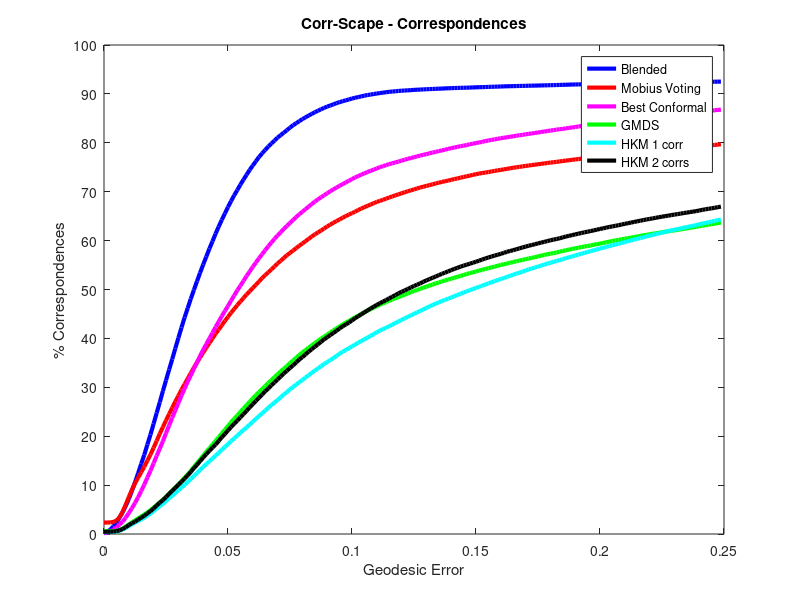
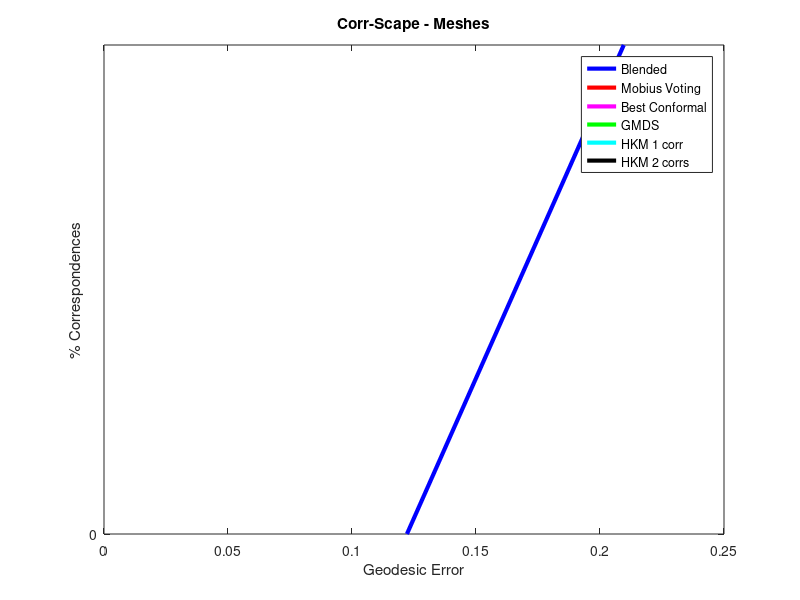
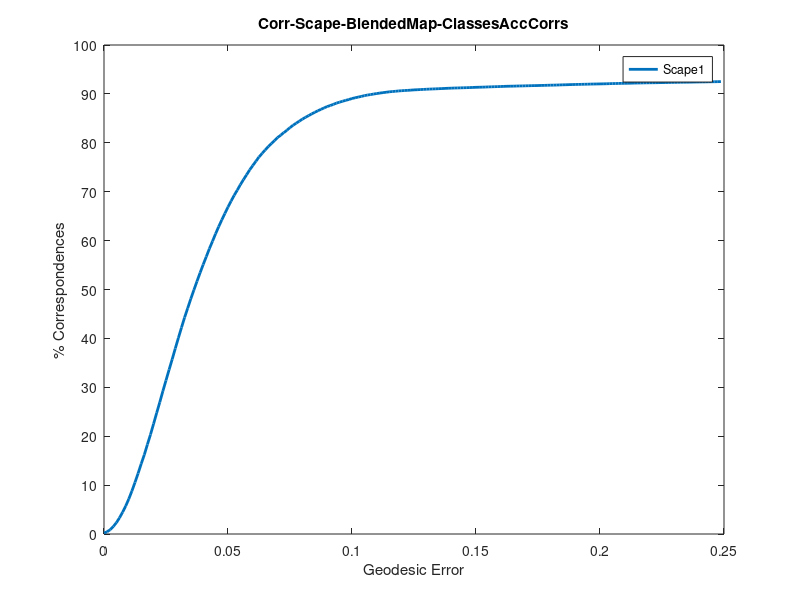
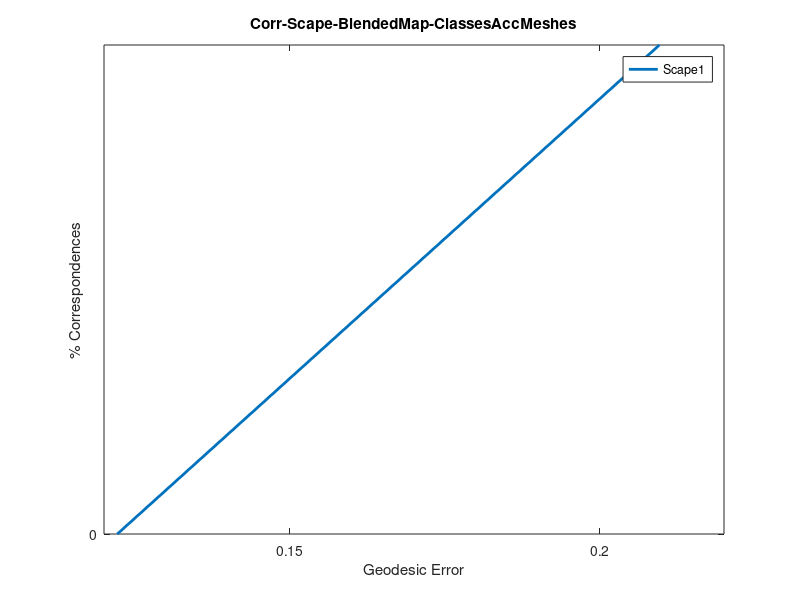

Reproduce these figures in MATLAB, in order.
figT1 = figure('Position', [0 0 1100 600]);
plot([0 0.00125 0.0025 0.00375 0.005 0.00625 0.0075 0.00875 0.01 0.01125 0.0125 0.01375 0.015 0.01625 0.0175 0.01875 0.02 0.02125 0.0225 0.02375 0.025 0.02625 0.0275 0.02875 0.03 0.03125 0.0325 0.03375 0.035 0.03625 0.0375 0.03875 0.04 0.04125 0.0425 0.04375 0.045 0.04625 0.0475 0.04875 0.05 0.05125 0.0525 0.05375 0.055 0.05625 0.0575 0.05875 0.06 0.06125 0.0625 0.06375 0.065 0.06625 0.0675 0.06875 0.07 0.07125 0.0725 0.07375 0.075 0.07625 0.0775 0.07875 0.08 0.08125 0.0825 0.08375 0.085 0.08625 0.0875 0.08875 0.09 0.09125 0.0925 0.09375 0.095 0.09625 0.0975 0.09875 0.1 0.10125 0.1025 0.10375 0.105 0.10625 0.1075 0.10875 0.11 0.11125 0.1125 0.11375 0.115 0.11625 0.1175 0.11875 0.12 0.12125 0.1225 0.12375 0.125 0.12625 0.1275 0.12875 0.13 0.13125 0.1325 0.13375 0.135 0.13625 0.1375 0.13875 0.14 0.14125 0.1425 0.14375 0.145 0.14625 0.1475 0.14875 0.15 0.15125 0.1525 0.15375 0.155 0.15625 0.1575 0.15875 0.16 0.16125 0.1625 0.16375 0.165 0.16625 0.1675 0.16875 0.17 0.17125 0.1725 0.17375 0.175 0.17625 0.1775 0.17875 0.18 0.18125 0.1825 0.18375 0.185 0.18625 0.1875 0.18875 0.19 0.19125 0.1925 0.19375 0.195 0.19625 0.1975 0.19875 0.2 0.20125 0.2025 0.20375 0.205 0.20625 0.2075 0.20875 0.21 0.21125 0.2125 0.21375 0.215 0.21625 0.2175 0.21875 0.22 0.22125 0.2225 0.22375 0.225 0.22625 0.2275 0.22875 0.23 0.23125 0.2325 0.23375 0.235 0.23625 0.2375 0.23875 0.24 0.24125 0.2425 0.24375 0.245 0.24625 0.2475 0.24875 ], [0.198063 0.447018 0.891285 1.54462 2.30661 3.31619 4.4523 5.71908 7.17017 8.79181 10.5579 12.4051 14.35 16.2013 18.3071 20.3441 22.5435 24.7758 26.9614 29.2405 31.4219 33.6048 35.7408 37.9525 40.1051 42.2219 44.2864 46.1873 48.095 49.9065 51.6863 53.4221 55.107 56.7176 58.3517 59.8633 61.4065 62.8576 64.2372 65.5521 66.867 68.0857 69.2699 70.3318 71.45 72.4747 73.4691 74.4636 75.3617 76.2283 77.0975 77.8389 78.5239 79.2432 79.8471 80.4371 81.0726 81.5595 82.0808 82.5608 83.111 83.591 84.016 84.4273 84.844 85.2071 85.562 85.9086 86.2387 86.5509 86.8522 87.1355 87.4147 87.6265 87.8631 88.1189 88.3156 88.5054 88.6925 88.8521 89.0584 89.2055 89.35 89.4848 89.6443 89.7695 89.8616 89.9785 90.0762 90.1725 90.2578 90.3375 90.4256 90.482 90.5356 90.6044 90.6511 90.6965 90.7268 90.7735 90.8231 90.8492 90.8863 90.9193 90.9537 90.984 91.0101 91.0349 91.0665 91.0926 91.1229 91.1532 91.1752 91.2013 91.2178 91.2371 91.2577 91.2728 91.2962 91.3223 91.3485 91.3664 91.3829 91.4007 91.4338 91.4503 91.475 91.4915 91.5149 91.5397 91.5617 91.5754 91.5851 91.6071 91.6236 91.6332 91.6552 91.669 91.6868 91.6992 91.7102 91.7322 91.7432 91.7666 91.7817 91.7941 91.812 91.8326 91.8588 91.8698 91.8932 91.911 91.9275 91.9427 91.9564 91.9743 91.9853 92.0087 92.0183 92.0321 92.0431 92.0582 92.0706 92.0912 92.1146 92.1229 92.1421 92.1545 92.1627 92.1792 92.193 92.2136 92.226 92.2356 92.2521 92.2631 92.2728 92.2783 92.2852 92.3017 92.3113 92.3209 92.3319 92.3457 92.3539 92.3649 92.3814 92.3869 92.3952 92.4062 92.4158 92.431 92.4392 92.4488 92.4543 92.4722 92.4805 92.4873 92.5025 92.5149 ], '-b', 'LineWidth', 3);
hold all;
plot([0 0.00125 0.0025 0.00375 0.005 0.00625 0.0075 0.00875 0.01 0.01125 0.0125 0.01375 0.015 0.01625 0.0175 0.01875 0.02 0.02125 0.0225 0.02375 0.025 0.02625 0.0275 0.02875 0.03 0.03125 0.0325 0.03375 0.035 0.03625 0.0375 0.03875 0.04 0.04125 0.0425 0.04375 0.045 0.04625 0.0475 0.04875 0.05 0.05125 0.0525 0.05375 0.055 0.05625 0.0575 0.05875 0.06 0.06125 0.0625 0.06375 0.065 0.06625 0.0675 0.06875 0.07 0.07125 0.0725 0.07375 0.075 0.07625 0.0775 0.07875 0.08 0.08125 0.0825 0.08375 0.085 0.08625 0.0875 0.08875 0.09 0.09125 0.0925 0.09375 0.095 0.09625 0.0975 0.09875 0.1 0.10125 0.1025 0.10375 0.105 0.10625 0.1075 0.10875 0.11 0.11125 0.1125 0.11375 0.115 0.11625 0.1175 0.11875 0.12 0.12125 0.1225 0.12375 0.125 0.12625 0.1275 0.12875 0.13 0.13125 0.1325 0.13375 0.135 0.13625 0.1375 0.13875 0.14 0.14125 0.1425 0.14375 0.145 0.14625 0.1475 0.14875 0.15 0.15125 0.1525 0.15375 0.155 0.15625 0.1575 0.15875 0.16 0.16125 0.1625 0.16375 0.165 0.16625 0.1675 0.16875 0.17 0.17125 0.1725 0.17375 0.175 0.17625 0.1775 0.17875 0.18 0.18125 0.1825 0.18375 0.185 0.18625 0.1875 0.18875 0.19 0.19125 0.1925 0.19375 0.195 0.19625 0.1975 0.19875 0.2 0.20125 0.2025 0.20375 0.205 0.20625 0.2075 0.20875 0.21 0.21125 0.2125 0.21375 0.215 0.21625 0.2175 0.21875 0.22 0.22125 0.2225 0.22375 0.225 0.22625 0.2275 0.22875 0.23 0.23125 0.2325 0.23375 0.235 0.23625 0.2375 0.23875 0.24 0.24125 0.2425 0.24375 0.245 0.24625 0.2475 0.24875 ], [2.33687 2.341 2.36576 2.46479 2.74538 3.40009 4.54033 5.99967 7.55942 9.03527 10.3763 11.5069 12.6238 13.764 15.0171 16.2563 17.6414 19.0388 20.5257 21.8585 23.2326 24.5213 25.806 27.092 28.2598 29.4949 30.6531 31.7672 32.9074 34.0366 35.0792 36.1108 37.097 38.1079 39.0515 39.9785 40.9689 41.7872 42.6992 43.5726 44.4088 45.2534 46.0209 46.7994 47.5325 48.2573 48.9753 49.6355 50.3191 50.9876 51.6271 52.3204 52.9269 53.5253 54.1167 54.7081 55.3312 55.8745 56.4536 56.9941 57.4824 57.9665 58.4686 58.9555 59.4025 59.8743 60.3488 60.8275 61.2649 61.6596 62.0599 62.4697 62.8948 63.2744 63.6485 63.9979 64.3197 64.6952 64.9923 65.3252 65.6071 65.8987 66.2646 66.552 66.8381 67.1077 67.3704 67.6441 67.9124 68.1228 68.3442 68.5836 68.8146 69.0375 69.2493 69.4639 69.6743 69.8889 70.0814 70.285 70.4569 70.6701 70.8641 71.0167 71.1859 71.3455 71.5146 71.6879 71.8447 72.0057 72.1281 72.2725 72.4238 72.582 72.7003 72.8694 73.0194 73.1555 73.2862 73.4471 73.5737 73.7112 73.8075 73.9162 74.0152 74.1335 74.2573 74.3618 74.4636 74.5681 74.6768 74.7882 74.8996 74.9862 75.0756 75.1816 75.2655 75.3576 75.4484 75.5392 75.5997 75.7015 75.7771 75.8665 75.9601 76.0233 76.1031 76.1911 76.2888 76.3603 76.4332 76.5171 76.5928 76.6725 76.7551 76.8321 76.9036 76.9751 77.0467 77.1264 77.2048 77.2846 77.3561 77.4249 77.4964 77.5597 77.6257 77.6835 77.7564 77.8307 77.9146 77.9916 78.0535 78.1071 78.1704 78.2309 78.2942 78.3671 78.4166 78.4881 78.5486 78.5982 78.6614 78.7192 78.7825 78.8389 78.9062 78.9613 79.0204 79.0796 79.1456 79.2061 79.2515 79.3079 79.378 79.4344 79.5004 79.5692 79.6352 79.6985 ], '-r', 'LineWidth', 3);
hold all;
plot([0 0.00125 0.0025 0.00375 0.005 0.00625 0.0075 0.00875 0.01 0.01125 0.0125 0.01375 0.015 0.01625 0.0175 0.01875 0.02 0.02125 0.0225 0.02375 0.025 0.02625 0.0275 0.02875 0.03 0.03125 0.0325 0.03375 0.035 0.03625 0.0375 0.03875 0.04 0.04125 0.0425 0.04375 0.045 0.04625 0.0475 0.04875 0.05 0.05125 0.0525 0.05375 0.055 0.05625 0.0575 0.05875 0.06 0.06125 0.0625 0.06375 0.065 0.06625 0.0675 0.06875 0.07 0.07125 0.0725 0.07375 0.075 0.07625 0.0775 0.07875 0.08 0.08125 0.0825 0.08375 0.085 0.08625 0.0875 0.08875 0.09 0.09125 0.0925 0.09375 0.095 0.09625 0.0975 0.09875 0.1 0.10125 0.1025 0.10375 0.105 0.10625 0.1075 0.10875 0.11 0.11125 0.1125 0.11375 0.115 0.11625 0.1175 0.11875 0.12 0.12125 0.1225 0.12375 0.125 0.12625 0.1275 0.12875 0.13 0.13125 0.1325 0.13375 0.135 0.13625 0.1375 0.13875 0.14 0.14125 0.1425 0.14375 0.145 0.14625 0.1475 0.14875 0.15 0.15125 0.1525 0.15375 0.155 0.15625 0.1575 0.15875 0.16 0.16125 0.1625 0.16375 0.165 0.16625 0.1675 0.16875 0.17 0.17125 0.1725 0.17375 0.175 0.17625 0.1775 0.17875 0.18 0.18125 0.1825 0.18375 0.185 0.18625 0.1875 0.18875 0.19 0.19125 0.1925 0.19375 0.195 0.19625 0.1975 0.19875 0.2 0.20125 0.2025 0.20375 0.205 0.20625 0.2075 0.20875 0.21 0.21125 0.2125 0.21375 0.215 0.21625 0.2175 0.21875 0.22 0.22125 0.2225 0.22375 0.225 0.22625 0.2275 0.22875 0.23 0.23125 0.2325 0.23375 0.235 0.23625 0.2375 0.23875 0.24 0.24125 0.2425 0.24375 0.245 0.24625 0.2475 0.24875 ], [0.148548 0.279214 0.532295 0.880282 1.33968 1.87748 2.53081 3.33407 4.27899 5.25556 6.34628 7.50715 8.79732 10.0944 11.5564 12.9388 14.46 16.0005 17.4736 18.9769 20.622 22.1872 23.769 25.271 26.7867 28.3272 29.7398 31.1633 32.4329 33.7904 35.0682 36.4258 37.6678 38.8232 39.9923 41.1339 42.3209 43.4254 44.5546 45.5972 46.6398 47.7195 48.7731 49.8363 50.7716 51.7551 52.7729 53.6862 54.627 55.5169 56.3889 57.2087 58.0367 58.8455 59.5992 60.3584 61.0448 61.716 62.4023 63.0117 63.6251 64.2055 64.7997 65.4022 65.8987 66.4255 66.944 67.4598 67.9688 68.4158 68.8559 69.2575 69.6881 70.1021 70.4707 70.8558 71.2107 71.549 71.8929 72.2354 72.5792 72.9176 73.194 73.4925 73.7525 74.0289 74.2683 74.4993 74.7607 75.0124 75.2256 75.4278 75.6368 75.8101 75.9903 76.154 76.3631 76.5405 76.7331 76.8885 77.0398 77.2296 77.3823 77.5418 77.6835 77.8375 78.0163 78.1553 78.3024 78.4455 78.5871 78.755 78.8911 79.0369 79.1593 79.3106 79.411 79.5541 79.6903 79.8333 79.9461 80.0644 80.1909 80.3546 80.4715 80.5967 80.6971 80.825 80.9378 81.0409 81.129 81.2266 81.3353 81.4371 81.5347 81.6186 81.7424 81.8332 81.9212 82.0175 82.1165 82.2046 82.305 82.3971 82.5017 82.5924 82.6901 82.7932 82.8441 82.9569 83.0532 83.1344 83.2196 83.3297 83.4204 83.5016 83.5827 83.657 83.734 83.8056 83.9018 83.9706 84.0586 84.1302 84.2044 84.2938 84.3667 84.4506 84.5387 84.6363 84.6996 84.7876 84.8715 84.9609 85.0242 85.1067 85.1879 85.2704 85.3529 85.4231 85.4864 85.5386 85.617 85.6982 85.7573 85.8371 85.91 85.9966 86.0475 86.1163 86.1823 86.2456 86.3047 86.3763 86.4382 86.5111 86.5743 86.6555 86.7311 86.7779 ], '-m', 'LineWidth', 3);
hold all;
plot([0 0.00125 0.0025 0.00375 0.005 0.00625 0.0075 0.00875 0.01 0.01125 0.0125 0.01375 0.015 0.01625 0.0175 0.01875 0.02 0.02125 0.0225 0.02375 0.025 0.02625 0.0275 0.02875 0.03 0.03125 0.0325 0.03375 0.035 0.03625 0.0375 0.03875 0.04 0.04125 0.0425 0.04375 0.045 0.04625 0.0475 0.04875 0.05 0.05125 0.0525 0.05375 0.055 0.05625 0.0575 0.05875 0.06 0.06125 0.0625 0.06375 0.065 0.06625 0.0675 0.06875 0.07 0.07125 0.0725 0.07375 0.075 0.07625 0.0775 0.07875 0.08 0.08125 0.0825 0.08375 0.085 0.08625 0.0875 0.08875 0.09 0.09125 0.0925 0.09375 0.095 0.09625 0.0975 0.09875 0.1 0.10125 0.1025 0.10375 0.105 0.10625 0.1075 0.10875 0.11 0.11125 0.1125 0.11375 0.115 0.11625 0.1175 0.11875 0.12 0.12125 0.1225 0.12375 0.125 0.12625 0.1275 0.12875 0.13 0.13125 0.1325 0.13375 0.135 0.13625 0.1375 0.13875 0.14 0.14125 0.1425 0.14375 0.145 0.14625 0.1475 0.14875 0.15 0.15125 0.1525 0.15375 0.155 0.15625 0.1575 0.15875 0.16 0.16125 0.1625 0.16375 0.165 0.16625 0.1675 0.16875 0.17 0.17125 0.1725 0.17375 0.175 0.17625 0.1775 0.17875 0.18 0.18125 0.1825 0.18375 0.185 0.18625 0.1875 0.18875 0.19 0.19125 0.1925 0.19375 0.195 0.19625 0.1975 0.19875 0.2 0.20125 0.2025 0.20375 0.205 0.20625 0.2075 0.20875 0.21 0.21125 0.2125 0.21375 0.215 0.21625 0.2175 0.21875 0.22 0.22125 0.2225 0.22375 0.225 0.22625 0.2275 0.22875 0.23 0.23125 0.2325 0.23375 0.235 0.23625 0.2375 0.23875 0.24 0.24125 0.2425 0.24375 0.245 0.24625 0.2475 0.24875 ], [0.558429 0.558429 0.565306 0.577685 0.646457 0.81151 1.08797 1.53362 1.949 2.37263 2.78252 3.18965 3.58577 3.99565 4.40553 4.88006 5.37384 5.95015 6.46182 7.023 7.59381 8.27465 8.88122 9.50704 10.1452 10.8357 11.4946 12.1616 12.9113 13.7228 14.4944 15.2413 16.0321 16.812 17.53 18.2947 19.0498 19.7871 20.5807 21.3317 22.0744 22.8543 23.5778 24.2545 24.9615 25.6547 26.3878 27.0357 27.7151 28.3836 29.0204 29.6119 30.2349 30.8828 31.4756 32.0904 32.6846 33.2554 33.8042 34.3296 34.9376 35.4919 36.064 36.6046 37.1369 37.6073 38.0928 38.5577 39.0432 39.4875 39.9359 40.3513 40.7722 41.1986 41.6456 42.039 42.4351 42.8518 43.2218 43.5836 43.9384 44.2988 44.6248 45.0127 45.3606 45.6742 46.0043 46.2918 46.6027 46.8778 47.1556 47.421 47.7071 47.9561 48.2174 48.4347 48.6837 48.9368 49.1954 49.454 49.6795 49.8996 50.1375 50.3727 50.5763 50.8005 51.0275 51.2461 51.4442 51.6423 51.8472 52.0357 52.2103 52.4015 52.5845 52.7701 52.9696 53.1704 53.3547 53.5074 53.6793 53.8815 54.0259 54.1951 54.3546 54.5183 54.6737 54.8457 55.0204 55.1689 55.3064 55.4605 55.6214 55.7617 55.9158 56.0588 56.1991 56.338 56.4756 56.6227 56.7658 56.9088 57.0698 57.1991 57.3311 57.4411 57.5704 57.7355 57.8868 58.0133 58.1605 58.2953 58.4081 58.5429 58.6722 58.7863 58.8936 59.0146 59.1618 59.2801 59.3764 59.5167 59.6487 59.789 59.9128 60.0256 60.1494 60.269 60.3859 60.496 60.5923 60.7229 60.8275 60.9416 61.0847 61.1892 61.2869 61.3955 61.5097 61.6073 61.7064 61.8095 61.8934 61.998 62.0901 62.1919 62.2923 62.401 62.5179 62.6238 62.7214 62.8136 62.936 63.0433 63.1506 63.2689 63.3665 63.4697 63.566 63.6843 ], '-g', 'LineWidth', 3);
hold all;
plot([0 0.00125 0.0025 0.00375 0.005 0.00625 0.0075 0.00875 0.01 0.01125 0.0125 0.01375 0.015 0.01625 0.0175 0.01875 0.02 0.02125 0.0225 0.02375 0.025 0.02625 0.0275 0.02875 0.03 0.03125 0.0325 0.03375 0.035 0.03625 0.0375 0.03875 0.04 0.04125 0.0425 0.04375 0.045 0.04625 0.0475 0.04875 0.05 0.05125 0.0525 0.05375 0.055 0.05625 0.0575 0.05875 0.06 0.06125 0.0625 0.06375 0.065 0.06625 0.0675 0.06875 0.07 0.07125 0.0725 0.07375 0.075 0.07625 0.0775 0.07875 0.08 0.08125 0.0825 0.08375 0.085 0.08625 0.0875 0.08875 0.09 0.09125 0.0925 0.09375 0.095 0.09625 0.0975 0.09875 0.1 0.10125 0.1025 0.10375 0.105 0.10625 0.1075 0.10875 0.11 0.11125 0.1125 0.11375 0.115 0.11625 0.1175 0.11875 0.12 0.12125 0.1225 0.12375 0.125 0.12625 0.1275 0.12875 0.13 0.13125 0.1325 0.13375 0.135 0.13625 0.1375 0.13875 0.14 0.14125 0.1425 0.14375 0.145 0.14625 0.1475 0.14875 0.15 0.15125 0.1525 0.15375 0.155 0.15625 0.1575 0.15875 0.16 0.16125 0.1625 0.16375 0.165 0.16625 0.1675 0.16875 0.17 0.17125 0.1725 0.17375 0.175 0.17625 0.1775 0.17875 0.18 0.18125 0.1825 0.18375 0.185 0.18625 0.1875 0.18875 0.19 0.19125 0.1925 0.19375 0.195 0.19625 0.1975 0.19875 0.2 0.20125 0.2025 0.20375 0.205 0.20625 0.2075 0.20875 0.21 0.21125 0.2125 0.21375 0.215 0.21625 0.2175 0.21875 0.22 0.22125 0.2225 0.22375 0.225 0.22625 0.2275 0.22875 0.23 0.23125 0.2325 0.23375 0.235 0.23625 0.2375 0.23875 0.24 0.24125 0.2425 0.24375 0.245 0.24625 0.2475 0.24875 ], [0.390625 0.392 0.397502 0.418134 0.492408 0.658836 0.911917 1.2434 1.61202 1.97376 2.33 2.6491 2.99433 3.32444 3.77283 4.17446 4.67375 5.21017 5.70533 6.17435 6.73553 7.30359 7.83313 8.36955 8.94999 9.4644 10.0558 10.6404 11.2704 11.87 12.4849 13.1011 13.6801 14.3183 14.852 15.4448 16.017 16.6084 17.237 17.7941 18.3993 18.9687 19.5643 20.1296 20.6962 21.2767 21.809 22.3798 22.9671 23.575 24.1046 24.6603 25.2421 25.8005 26.3864 26.861 27.4153 27.9599 28.5253 29.0218 29.583 30.0685 30.5485 31.0382 31.5058 32.0024 32.4631 32.9404 33.4081 33.84 34.3269 34.7491 35.1741 35.5661 35.976 36.4189 36.8742 37.2854 37.6183 38.0007 38.3569 38.7365 39.1299 39.4628 39.8231 40.1491 40.5218 40.8795 41.2522 41.5988 41.9097 42.1847 42.4997 42.8257 43.1297 43.4625 43.7968 44.1131 44.4198 44.7266 45.0058 45.3249 45.611 45.9287 46.2409 46.5311 46.8296 47.1088 47.3674 47.6287 47.8818 48.1184 48.366 48.6301 48.8735 49.1266 49.3852 49.63 49.8446 50.0922 50.3246 50.5474 50.7744 51.0206 51.2654 51.4662 51.711 51.9242 52.1512 52.3451 52.5886 52.821 53.0191 53.246 53.4441 53.6477 53.8691 54.1167 54.301 54.4894 54.6903 54.8856 55.0988 55.2844 55.4646 55.6641 55.8264 56.012 56.2005 56.4109 56.5925 56.7534 56.9542 57.1399 57.3173 57.4769 57.6736 57.8373 58.0229 58.1921 58.3833 58.5098 58.6928 58.8661 59.0298 59.2031 59.364 59.5332 59.6927 59.8757 60.0517 60.2058 60.3694 60.5139 60.6817 60.8605 61.0076 61.1658 61.3199 61.4739 61.6197 61.7889 61.9443 62.0709 62.2222 62.3597 62.4904 62.6293 62.7627 62.903 63.0254 63.174 63.3253 63.4697 63.6086 63.753 63.8837 64.0501 64.178 64.317 ], '-c', 'LineWidth', 3);
hold all;
plot([0 0.00125 0.0025 0.00375 0.005 0.00625 0.0075 0.00875 0.01 0.01125 0.0125 0.01375 0.015 0.01625 0.0175 0.01875 0.02 0.02125 0.0225 0.02375 0.025 0.02625 0.0275 0.02875 0.03 0.03125 0.0325 0.03375 0.035 0.03625 0.0375 0.03875 0.04 0.04125 0.0425 0.04375 0.045 0.04625 0.0475 0.04875 0.05 0.05125 0.0525 0.05375 0.055 0.05625 0.0575 0.05875 0.06 0.06125 0.0625 0.06375 0.065 0.06625 0.0675 0.06875 0.07 0.07125 0.0725 0.07375 0.075 0.07625 0.0775 0.07875 0.08 0.08125 0.0825 0.08375 0.085 0.08625 0.0875 0.08875 0.09 0.09125 0.0925 0.09375 0.095 0.09625 0.0975 0.09875 0.1 0.10125 0.1025 0.10375 0.105 0.10625 0.1075 0.10875 0.11 0.11125 0.1125 0.11375 0.115 0.11625 0.1175 0.11875 0.12 0.12125 0.1225 0.12375 0.125 0.12625 0.1275 0.12875 0.13 0.13125 0.1325 0.13375 0.135 0.13625 0.1375 0.13875 0.14 0.14125 0.1425 0.14375 0.145 0.14625 0.1475 0.14875 0.15 0.15125 0.1525 0.15375 0.155 0.15625 0.1575 0.15875 0.16 0.16125 0.1625 0.16375 0.165 0.16625 0.1675 0.16875 0.17 0.17125 0.1725 0.17375 0.175 0.17625 0.1775 0.17875 0.18 0.18125 0.1825 0.18375 0.185 0.18625 0.1875 0.18875 0.19 0.19125 0.1925 0.19375 0.195 0.19625 0.1975 0.19875 0.2 0.20125 0.2025 0.20375 0.205 0.20625 0.2075 0.20875 0.21 0.21125 0.2125 0.21375 0.215 0.21625 0.2175 0.21875 0.22 0.22125 0.2225 0.22375 0.225 0.22625 0.2275 0.22875 0.23 0.23125 0.2325 0.23375 0.235 0.23625 0.2375 0.23875 0.24 0.24125 0.2425 0.24375 0.245 0.24625 0.2475 0.24875 ], [0.455271 0.456646 0.464899 0.491032 0.574934 0.746864 1.0192 1.37131 1.80458 2.20621 2.51981 2.93106 3.34369 3.73157 4.2171 4.67375 5.23217 5.81811 6.41505 6.92672 7.53604 8.22513 8.81657 9.41901 10.0682 10.6528 11.3144 11.9911 12.7118 13.4477 14.156 14.8823 15.6388 16.3265 16.9991 17.6428 18.2892 19.0265 19.7816 20.4679 21.1845 21.8571 22.5558 23.1652 23.8653 24.5172 25.1747 25.8803 26.5529 27.2241 27.8788 28.5087 29.18 29.7631 30.4192 30.9928 31.598 32.2032 32.8111 33.3874 33.9459 34.4713 35.0875 35.6872 36.1617 36.727 37.2703 37.7847 38.2881 38.7709 39.3032 39.8039 40.233 40.6786 41.1188 41.5575 42.0335 42.4736 42.8408 43.2438 43.673 44.1337 44.5257 44.9246 45.3166 45.7155 46.1213 46.4913 46.8475 47.2024 47.5352 47.8433 48.1913 48.5365 48.8598 49.2243 49.5268 49.8061 50.1087 50.4099 50.7166 50.9834 51.2572 51.5708 51.872 52.1209 52.3946 52.6491 52.9352 53.2048 53.451 53.7013 53.9695 54.2061 54.4372 54.6614 54.8869 55.0671 55.2721 55.4715 55.6861 55.8951 56.1317 56.3422 56.554 56.7383 56.9418 57.1014 57.3008 57.4879 57.7203 57.8771 58.0381 58.2348 58.4039 58.5993 58.7698 58.9527 59.1027 59.2581 59.4273 59.5868 59.7381 59.8949 60.0655 60.203 60.3364 60.4781 60.6555 60.8343 60.9691 61.1273 61.2635 61.4148 61.5523 61.6926 61.8288 61.9567 62.0929 62.2414 62.3817 62.511 62.6499 62.7916 62.8989 63.0309 63.1465 63.2991 63.4298 63.555 63.6856 63.8177 63.9428 64.0694 64.1932 64.3266 64.4325 64.5439 64.6636 64.786 64.8933 64.9978 65.101 65.2082 65.3224 65.4132 65.5246 65.6333 65.7323 65.8327 65.9276 66.028 66.149 66.2852 66.3966 66.5122 66.6002 66.7185 66.8299 66.9509 ], '-k', 'LineWidth', 3);
hold all;
xlabel('Geodesic Error');
ylabel('% Correspondences');
set(gca,'XTick',0:.05:.25);
set(gca,'YTick',0:10:100);
title('Corr-Scape - Correspondences');
legend('Blended', 'Mobius Voting', 'Best Conformal', 'GMDS', 'HKM 1 corr', 'HKM 2 corrs');
try
saveas(gcf, 'Results_Corr_Scape/matlabCTopCorr-Scape - Correspondences.jpg');
catch exception
	fprintf('[WARNING] Could not save Results_Corr_Scape/matlabCTopCorr-Scape - Correspondences\n');
end
figT2 = figure;
plot([0.122149 0.209586 ], [0 1 ], '-b', 'LineWidth', 3);
hold all;
plot([0.160816 ], [0 ], '-r', 'LineWidth', 3);
hold all;
plot([0 ], [0 ], '-m', 'LineWidth', 3);
hold all;
plot([0.137227 ], [0 ], '-g', 'LineWidth', 3);
hold all;
plot([0 ], [0 ], '-c', 'LineWidth', 3);
hold all;
plot([0 ], [0 ], '-k', 'LineWidth', 3);
hold all;
xlabel('Geodesic Error');
ylabel('% Correspondences');
set(gca,'XTick',0:.05:.25);
set(gca,'YTick',0:10:100);
title('Corr-Scape - Meshes');
legend('Blended', 'Mobius Voting', 'Best Conformal', 'GMDS', 'HKM 1 corr', 'HKM 2 corrs');
try
saveas(gcf, 'Results_Corr_Scape/matlabCTopCorr-Scape - Meshes.jpg');
catch exception
	fprintf('[WARNING] Could not save Results_Corr_Scape/matlabCTopCorr-Scape - Meshes\n');
end
figT3 = figure;
plot([0 0.00125 0.0025 0.00375 0.005 0.00625 0.0075 0.00875 0.01 0.01125 0.0125 0.01375 0.015 0.01625 0.0175 0.01875 0.02 0.02125 0.0225 0.02375 0.025 0.02625 0.0275 0.02875 0.03 0.03125 0.0325 0.03375 0.035 0.03625 0.0375 0.03875 0.04 0.04125 0.0425 0.04375 0.045 0.04625 0.0475 0.04875 0.05 0.05125 0.0525 0.05375 0.055 0.05625 0.0575 0.05875 0.06 0.06125 0.0625 0.06375 0.065 0.06625 0.0675 0.06875 0.07 0.07125 0.0725 0.07375 0.075 0.07625 0.0775 0.07875 0.08 0.08125 0.0825 0.08375 0.085 0.08625 0.0875 0.08875 0.09 0.09125 0.0925 0.09375 0.095 0.09625 0.0975 0.09875 0.1 0.10125 0.1025 0.10375 0.105 0.10625 0.1075 0.10875 0.11 0.11125 0.1125 0.11375 0.115 0.11625 0.1175 0.11875 0.12 0.12125 0.1225 0.12375 0.125 0.12625 0.1275 0.12875 0.13 0.13125 0.1325 0.13375 0.135 0.13625 0.1375 0.13875 0.14 0.14125 0.1425 0.14375 0.145 0.14625 0.1475 0.14875 0.15 0.15125 0.1525 0.15375 0.155 0.15625 0.1575 0.15875 0.16 0.16125 0.1625 0.16375 0.165 0.16625 0.1675 0.16875 0.17 0.17125 0.1725 0.17375 0.175 0.17625 0.1775 0.17875 0.18 0.18125 0.1825 0.18375 0.185 0.18625 0.1875 0.18875 0.19 0.19125 0.1925 0.19375 0.195 0.19625 0.1975 0.19875 0.2 0.20125 0.2025 0.20375 0.205 0.20625 0.2075 0.20875 0.21 0.21125 0.2125 0.21375 0.215 0.21625 0.2175 0.21875 0.22 0.22125 0.2225 0.22375 0.225 0.22625 0.2275 0.22875 0.23 0.23125 0.2325 0.23375 0.235 0.23625 0.2375 0.23875 0.24 0.24125 0.2425 0.24375 0.245 0.24625 0.2475 0.24875 ], [0.198063 0.447018 0.891285 1.54462 2.30661 3.31619 4.4523 5.71908 7.17017 8.79181 10.5579 12.4051 14.35 16.2013 18.3071 20.3441 22.5435 24.7758 26.9614 29.2405 31.4219 33.6048 35.7408 37.9525 40.1051 42.2219 44.2864 46.1873 48.095 49.9065 51.6863 53.4221 55.107 56.7176 58.3517 59.8633 61.4065 62.8576 64.2372 65.5521 66.867 68.0857 69.2699 70.3318 71.45 72.4747 73.4691 74.4636 75.3617 76.2283 77.0975 77.8389 78.5239 79.2432 79.8471 80.4371 81.0726 81.5595 82.0808 82.5608 83.111 83.591 84.016 84.4273 84.844 85.2071 85.562 85.9086 86.2387 86.5509 86.8522 87.1355 87.4147 87.6265 87.8631 88.1189 88.3156 88.5054 88.6925 88.8521 89.0584 89.2055 89.35 89.4848 89.6443 89.7695 89.8616 89.9785 90.0762 90.1725 90.2578 90.3375 90.4256 90.482 90.5356 90.6044 90.6511 90.6965 90.7268 90.7735 90.8231 90.8492 90.8863 90.9193 90.9537 90.984 91.0101 91.0349 91.0665 91.0926 91.1229 91.1532 91.1752 91.2013 91.2178 91.2371 91.2577 91.2728 91.2962 91.3223 91.3485 91.3664 91.3829 91.4007 91.4338 91.4503 91.475 91.4915 91.5149 91.5397 91.5617 91.5754 91.5851 91.6071 91.6236 91.6332 91.6552 91.669 91.6868 91.6992 91.7102 91.7322 91.7432 91.7666 91.7817 91.7941 91.812 91.8326 91.8588 91.8698 91.8932 91.911 91.9275 91.9427 91.9564 91.9743 91.9853 92.0087 92.0183 92.0321 92.0431 92.0582 92.0706 92.0912 92.1146 92.1229 92.1421 92.1545 92.1627 92.1792 92.193 92.2136 92.226 92.2356 92.2521 92.2631 92.2728 92.2783 92.2852 92.3017 92.3113 92.3209 92.3319 92.3457 92.3539 92.3649 92.3814 92.3869 92.3952 92.4062 92.4158 92.431 92.4392 92.4488 92.4543 92.4722 92.4805 92.4873 92.5025 92.5149 ], 'LineWidth', 2);
hold all;
xlabel('Geodesic Error');
ylabel('% Correspondences');
set(gca,'XTick',0:.05:.25);
set(gca,'YTick',0:10:100);
title('Corr-Scape-BlendedMap-ClassesAccCorrs');
legend('Scape1');
try
saveas(gcf, 'Results_Corr_Scape/matlabCTopCorr-Scape-BlendedMap-ClassesAccCorrs.jpg');
catch exception
	fprintf('[WARNING] Could not save Results_Corr_Scape/matlabCTopCorr-Scape-BlendedMap-ClassesAccCorrs\n');
end
figT4 = figure;
plot([0.122149 0.209586 ], [0 1 ], 'LineWidth', 2);
hold all;
xlabel('Geodesic Error');
ylabel('% Correspondences');
set(gca,'XTick',0:.05:.25);
set(gca,'YTick',0:10:100);
title('Corr-Scape-BlendedMap-ClassesAccMeshes');
legend('Scape1');
try
saveas(gcf, 'Results_Corr_Scape/matlabCTopCorr-Scape-BlendedMap-ClassesAccMeshes.jpg');
catch exception
	fprintf('[WARNING] Could not save Results_Corr_Scape/matlabCTopCorr-Scape-BlendedMap-ClassesAccMeshes\n');
end
